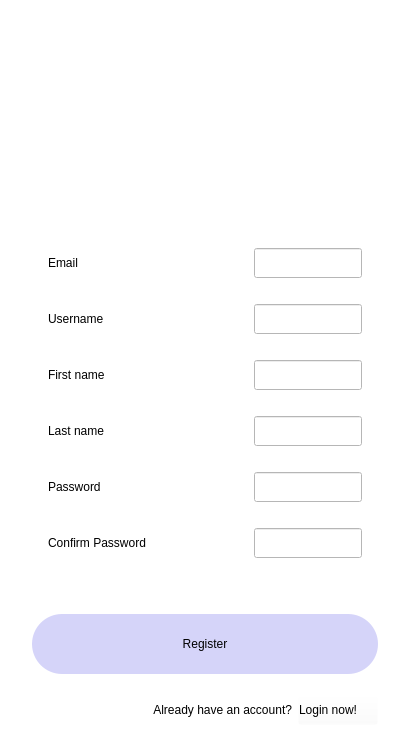
                <widget class="QFrame" name="frame_45">
                 <property name="minimumSize">
                  <size>
                   <width>0</width>
                   <height>0</height>
                  </size>
                 </property>
                 <property name="maximumSize">
                  <size>
                   <width>16777215</width>
                   <height>16777215</height>
                  </size>
                 </property>
                 <property name="styleSheet">
                  <string notr="true">background-color: rgb(255, 255, 255, 0)</string>
                 </property>
                 <property name="frameShape">
                  <enum>QFrame::StyledPanel</enum>
                 </property>
                 <property name="frameShadow">
                  <enum>QFrame::Raised</enum>
                 </property>
                 <layout class="QVBoxLayout" name="verticalLayout_14">
                  <item>
                   <widget class="QFrame" name="frame_46">
                    <property name="frameShape">
                     <enum>QFrame::StyledPanel</enum>
                    </property>
                    <property name="frameShadow">
                     <enum>QFrame::Raised</enum>
                    </property>
                    <layout class="QVBoxLayout" name="verticalLayout_17">
                     <item>
                      <widget class="QFrame" name="frame_47">
                       <property name="frameShape">
                        <enum>QFrame::StyledPanel</enum>
                       </property>
                       <property name="frameShadow">
                        <enum>QFrame::Raised</enum>
                       </property>
                       <layout class="QHBoxLayout" name="horizontalLayout_19">
                        <item>
                         <widget class="QLabel" name="label_17">
                          <property name="minimumSize">
                           <size>
                            <width>180</width>
                            <height>180</height>
                           </size>
                          </property>
                          <property name="maximumSize">
                           <size>
                            <width>180</width>
                            <height>180</height>
                           </size>
                          </property>
                          <property name="text">
                           <string/>
                          </property>
                          <property name="pixmap">
                           <pixmap>data/img/register_border.png</pixmap>
                          </property>
                         </widget>
                        </item>
                       </layout>
                      </widget>
                     </item>
                     <item>
                      <widget class="QFrame" name="frame_54">
                       <property name="minimumSize">
                        <size>
                         <width>0</width>
                         <height>0</height>
                        </size>
                       </property>
                       <property name="maximumSize">
                        <size>
                         <width>16777215</width>
                         <height>16777215</height>
                        </size>
                       </property>
                       <property name="frameShape">
                        <enum>QFrame::StyledPanel</enum>
                       </property>
                       <property name="frameShadow">
                        <enum>QFrame::Raised</enum>
                       </property>
                       <layout class="QVBoxLayout" name="verticalLayout_8">
                        <item>
                         <widget class="QFrame" name="frame_48">
                          <property name="frameShape">
                           <enum>QFrame::StyledPanel</enum>
                          </property>
                          <property name="frameShadow">
                           <enum>QFrame::Raised</enum>
                          </property>
                          <layout class="QHBoxLayout" name="horizontalLayout_26">
                           <item>
                            <widget class="QFrame" name="frame_49">
                             <property name="frameShape">
                              <enum>QFrame::StyledPanel</enum>
                             </property>
                             <property name="frameShadow">
                              <enum>QFrame::Raised</enum>
                             </property>
                            </widget>
                           </item>
                           <item>
                            <widget class="QLabel" name="label_18">
                             <property name="minimumSize">
                              <size>
                               <width>200</width>
                               <height>0</height>
                              </size>
                             </property>
                             <property name="maximumSize">
                              <size>
                               <width>200</width>
                               <height>16777215</height>
                              </size>
                             </property>
                             <property name="styleSheet">
                              <string notr="true">font: 14pt &quot;Bahnschrift SemiCondensed&quot;;</string>
                             </property>
                             <property name="text">
                              <string>Email</string>
                             </property>
                            </widget>
                           </item>
                           <item>
                            <widget class="QLineEdit" name="email_register">
                             <property name="minimumSize">
                              <size>
                               <width>0</width>
                               <height>30</height>
                              </size>
                             </property>
                             <property name="maximumSize">
                              <size>
                               <width>410</width>
                               <height>16777215</height>
                              </size>
                             </property>
                             <property name="styleSheet">
                              <string notr="true">background-color: rgba(255, 255, 255, 255);
font: 11pt &quot;Century Gothic&quot;;</string>
                             </property>
                            </widget>
                           </item>
                           <item>
                            <widget class="QFrame" name="frame_50">
                             <property name="frameShape">
                              <enum>QFrame::StyledPanel</enum>
                             </property>
                             <property name="frameShadow">
                              <enum>QFrame::Raised</enum>
                             </property>
                            </widget>
                           </item>
                          </layout>
                         </widget>
                        </item>
                        <item>
                         <widget class="QFrame" name="frame_55">
                          <property name="frameShape">
                           <enum>QFrame::StyledPanel</enum>
                          </property>
                          <property name="frameShadow">
                           <enum>QFrame::Raised</enum>
                          </property>
                          <layout class="QHBoxLayout" name="horizontalLayout_27">
                           <item>
                            <widget class="QFrame" name="frame_56">
                             <property name="frameShape">
                              <enum>QFrame::StyledPanel</enum>
                             </property>
                             <property name="frameShadow">
                              <enum>QFrame::Raised</enum>
                             </property>
                            </widget>
                           </item>
                           <item>
                            <widget class="QLabel" name="label_19">
                             <property name="minimumSize">
                              <size>
                               <width>200</width>
                               <height>0</height>
                              </size>
                             </property>
                             <property name="maximumSize">
                              <size>
                               <width>200</width>
                               <height>16777215</height>
                              </size>
                             </property>
                             <property name="styleSheet">
                              <string notr="true">font: 14pt &quot;Bahnschrift SemiCondensed&quot;;</string>
                             </property>
                             <property name="text">
                              <string>Username</string>
                             </property>
                            </widget>
                           </item>
                           <item>
                            <widget class="QLineEdit" name="username_register">
                             <property name="minimumSize">
                              <size>
                               <width>0</width>
                               <height>30</height>
                              </size>
                             </property>
                             <property name="maximumSize">
                              <size>
                               <width>410</width>
                               <height>16777215</height>
                              </size>
                             </property>
                             <property name="styleSheet">
                              <string notr="true">background-color: rgba(255, 255, 255, 255);
font: 11pt &quot;Century Gothic&quot;;</string>
                             </property>
                             <property name="echoMode">
                              <enum>QLineEdit::Normal</enum>
                             </property>
                            </widget>
                           </item>
                           <item>
                            <widget class="QFrame" name="frame_57">
                             <property name="frameShape">
                              <enum>QFrame::StyledPanel</enum>
                             </property>
                             <property name="frameShadow">
                              <enum>QFrame::Raised</enum>
                             </property>
                            </widget>
                           </item>
                          </layout>
                         </widget>
                        </item>
                        <item>
                         <widget class="QFrame" name="frame_108">
                          <property name="frameShape">
                           <enum>QFrame::StyledPanel</enum>
                          </property>
                          <property name="frameShadow">
                           <enum>QFrame::Raised</enum>
                          </property>
                          <layout class="QHBoxLayout" name="horizontalLayout_56">
                           <item>
                            <widget class="QFrame" name="frame_111">
                             <property name="frameShape">
                              <enum>QFrame::StyledPanel</enum>
                             </property>
                             <property name="frameShadow">
                              <enum>QFrame::Raised</enum>
                             </property>
                            </widget>
                           </item>
                           <item>
                            <widget class="QLabel" name="label_26">
                             <property name="minimumSize">
                              <size>
                               <width>200</width>
                               <height>0</height>
                              </size>
                             </property>
                             <property name="maximumSize">
                              <size>
                               <width>200</width>
                               <height>16777215</height>
                              </size>
                             </property>
                             <property name="styleSheet">
                              <string notr="true">font: 14pt &quot;Bahnschrift SemiCondensed&quot;;</string>
                             </property>
                             <property name="text">
                              <string>First name</string>
                             </property>
                            </widget>
                           </item>
                           <item>
                            <widget class="QLineEdit" name="firstname_register">
                             <property name="minimumSize">
                              <size>
                               <width>0</width>
                               <height>30</height>
                              </size>
                             </property>
                             <property name="maximumSize">
                              <size>
                               <width>410</width>
                               <height>16777215</height>
                              </size>
                             </property>
                             <property name="styleSheet">
                              <string notr="true">background-color: rgba(255, 255, 255, 255);
font: 11pt &quot;Century Gothic&quot;;</string>
                             </property>
                             <property name="echoMode">
                              <enum>QLineEdit::Normal</enum>
                             </property>
                            </widget>
                           </item>
                           <item>
                            <widget class="QFrame" name="frame_116">
                             <property name="frameShape">
                              <enum>QFrame::StyledPanel</enum>
                             </property>
                             <property name="frameShadow">
                              <enum>QFrame::Raised</enum>
                             </property>
                            </widget>
                           </item>
                          </layout>
                         </widget>
                        </item>
                        <item>
                         <widget class="QFrame" name="frame_117">
                          <property name="frameShape">
                           <enum>QFrame::StyledPanel</enum>
                          </property>
                          <property name="frameShadow">
                           <enum>QFrame::Raised</enum>
                          </property>
                          <layout class="QHBoxLayout" name="horizontalLayout_58">
                           <item>
                            <widget class="QFrame" name="frame_118">
                             <property name="frameShape">
                              <enum>QFrame::StyledPanel</enum>
                             </property>
                             <property name="frameShadow">
                              <enum>QFrame::Raised</enum>
                             </property>
                            </widget>
                           </item>
                           <item>
                            <widget class="QLabel" name="label_28">
                             <property name="minimumSize">
                              <size>
                               <width>200</width>
                               <height>0</height>
                              </size>
                             </property>
                             <property name="maximumSize">
                              <size>
                               <width>200</width>
                               <height>16777215</height>
                              </size>
                             </property>
                             <property name="styleSheet">
                              <string notr="true">font: 14pt &quot;Bahnschrift SemiCondensed&quot;;</string>
                             </property>
                             <property name="text">
                              <string>Last name</string>
                             </property>
                            </widget>
                           </item>
                           <item>
                            <widget class="QLineEdit" name="lastname_register">
                             <property name="minimumSize">
                              <size>
                               <width>0</width>
                               <height>30</height>
                              </size>
                             </property>
                             <property name="maximumSize">
                              <size>
                               <width>410</width>
                               <height>16777215</height>
                              </size>
                             </property>
                             <property name="styleSheet">
                              <string notr="true">background-color: rgba(255, 255, 255, 255);
font: 11pt &quot;Century Gothic&quot;;</string>
                             </property>
                             <property name="echoMode">
                              <enum>QLineEdit::Normal</enum>
                             </property>
                            </widget>
                           </item>
                           <item>
                            <widget class="QFrame" name="frame_126">
                             <property name="frameShape">
                              <enum>QFrame::StyledPanel</enum>
                             </property>
                             <property name="frameShadow">
                              <enum>QFrame::Raised</enum>
                             </property>
                            </widget>
                           </item>
                          </layout>
                         </widget>
                        </item>
                        <item>
                         <widget class="QFrame" name="frame_99">
                          <property name="frameShape">
                           <enum>QFrame::StyledPanel</enum>
                          </property>
                          <property name="frameShadow">
                           <enum>QFrame::Raised</enum>
                          </property>
                          <layout class="QHBoxLayout" name="horizontalLayout_49">
                           <item>
                            <widget class="QFrame" name="frame_65">
                             <property name="frameShape">
                              <enum>QFrame::StyledPanel</enum>
                             </property>
                             <property name="frameShadow">
                              <enum>QFrame::Raised</enum>
                             </property>
                            </widget>
                           </item>
                           <item>
                            <widget class="QLabel" name="label_25">
                             <property name="minimumSize">
                              <size>
                               <width>200</width>
                               <height>0</height>
                              </size>
                             </property>
                             <property name="maximumSize">
                              <size>
                               <width>200</width>
                               <height>16777215</height>
                              </size>
                             </property>
                             <property name="styleSheet">
                              <string notr="true">font: 14pt &quot;Bahnschrift SemiCondensed&quot;;</string>
                             </property>
                             <property name="text">
                              <string>Password</string>
                             </property>
                            </widget>
                           </item>
                           <item>
                            <widget class="QLineEdit" name="password_register">
                             <property name="minimumSize">
                              <size>
                               <width>0</width>
                               <height>30</height>
                              </size>
                             </property>
                             <property name="maximumSize">
                              <size>
                               <width>410</width>
                               <height>16777215</height>
                              </size>
                             </property>
                             <property name="styleSheet">
                              <string notr="true">background-color: rgba(255, 255, 255, 255);
font: 11pt &quot;Century Gothic&quot;;</string>
                             </property>
                             <property name="echoMode">
                              <enum>QLineEdit::Password</enum>
                             </property>
                            </widget>
                           </item>
                           <item>
                            <widget class="QFrame" name="frame_109">
                             <property name="frameShape">
                              <enum>QFrame::StyledPanel</enum>
                             </property>
                             <property name="frameShadow">
                              <enum>QFrame::Raised</enum>
                             </property>
                            </widget>
                           </item>
                          </layout>
                         </widget>
                        </item>
                        <item>
                         <widget class="QFrame" name="frame_58">
                          <property name="frameShape">
                           <enum>QFrame::StyledPanel</enum>
                          </property>
                          <property name="frameShadow">
                           <enum>QFrame::Raised</enum>
                          </property>
                          <layout class="QHBoxLayout" name="horizontalLayout_30">
                           <item>
                            <widget class="QFrame" name="frame_63">
                             <property name="frameShape">
                              <enum>QFrame::StyledPanel</enum>
                             </property>
                             <property name="frameShadow">
                              <enum>QFrame::Raised</enum>
                             </property>
                            </widget>
                           </item>
                           <item>
                            <widget class="QLabel" name="label_22">
                             <property name="minimumSize">
                              <size>
                               <width>200</width>
                               <height>0</height>
                              </size>
                             </property>
                             <property name="maximumSize">
                              <size>
                               <width>200</width>
                               <height>16777215</height>
                              </size>
                             </property>
                             <property name="styleSheet">
                              <string notr="true">font: 14pt &quot;Bahnschrift SemiCondensed&quot;;</string>
                             </property>
                             <property name="text">
                              <string>Confirm Password</string>
                             </property>
                            </widget>
                           </item>
                           <item>
                            <widget class="QLineEdit" name="confirmpassword_register">
                             <property name="minimumSize">
                              <size>
                               <width>0</width>
                               <height>30</height>
                              </size>
                             </property>
                             <property name="maximumSize">
                              <size>
                               <width>410</width>
                               <height>16777215</height>
                              </size>
                             </property>
                             <property name="styleSheet">
                              <string notr="true">background-color: rgba(255, 255, 255, 255);
font: 11pt &quot;Century Gothic&quot;;</string>
                             </property>
                             <property name="echoMode">
                              <enum>QLineEdit::Password</enum>
                             </property>
                            </widget>
                           </item>
                           <item>
                            <widget class="QFrame" name="frame_64">
                             <property name="frameShape">
                              <enum>QFrame::StyledPanel</enum>
                             </property>
                             <property name="frameShadow">
                              <enum>QFrame::Raised</enum>
                             </property>
                            </widget>
                           </item>
                          </layout>
                         </widget>
                        </item>
                       </layout>
                      </widget>
                     </item>
                    </layout>
                   </widget>
                  </item>
                  <item>
                   <widget class="QFrame" name="frame_59">
                    <property name="maximumSize">
                     <size>
                      <width>16777215</width>
                      <height>140</height>
                     </size>
                    </property>
                    <property name="frameShape">
                     <enum>QFrame::StyledPanel</enum>
                    </property>
                    <property name="frameShadow">
                     <enum>QFrame::Raised</enum>
                    </property>
                    <layout class="QVBoxLayout" name="verticalLayout_15">
                     <item>
                      <widget class="QFrame" name="frame_60">
                       <property name="frameShape">
                        <enum>QFrame::StyledPanel</enum>
                       </property>
                       <property name="frameShadow">
                        <enum>QFrame::Raised</enum>
                       </property>
                       <layout class="QHBoxLayout" name="horizontalLayout_28">
                        <item>
                         <widget class="QPushButton" name="registerbutton_register">
                          <property name="minimumSize">
                           <size>
                            <width>60</width>
                            <height>60</height>
                           </size>
                          </property>
                          <property name="maximumSize">
                           <size>
                            <width>351</width>
                            <height>16777215</height>
                           </size>
                          </property>
                          <property name="styleSheet">
                           <string notr="true">QPushButton {	
	border-radius: 30px;
	background-color: rgba(102, 97, 234, 70);
	color: rgb(0,0,0);
	font: 18pt &quot;Bahnschrift SemiCondensed&quot;;
}
QPushButton:hover {	
	background-color: rgba(72, 67, 181, 80);
	color: rgb(255,255,255);
	font: 18pt &quot;Bahnschrift SemiCondensed&quot;;
}
QPushButton:pressed {	
	background-color: rgba(72, 67, 181, 130);
	color: rgb(240,240,240);
	font: 18pt &quot;Bahnschrift SemiCondensed&quot;;
}</string>
                          </property>
                          <property name="text">
                           <string>Register</string>
                          </property>
                          <property name="icon">
                           <iconset>
                            <normaloff>../../../Gonpachiro/images/icons/home icon.png</normaloff>../../../Gonpachiro/images/icons/home icon.png</iconset>
                          </property>
                          <property name="iconSize">
                           <size>
                            <width>40</width>
                            <height>40</height>
                           </size>
                          </property>
                         </widget>
                        </item>
                       </layout>
                      </widget>
                     </item>
                     <item>
                      <widget class="QFrame" name="frame_61">
                       <property name="minimumSize">
                        <size>
                         <width>0</width>
                         <height>40</height>
                        </size>
                       </property>
                       <property name="maximumSize">
                        <size>
                         <width>16777215</width>
                         <height>38</height>
                        </size>
                       </property>
                       <property name="frameShape">
                        <enum>QFrame::StyledPanel</enum>
                       </property>
                       <property name="frameShadow">
                        <enum>QFrame::Raised</enum>
                       </property>
                       <layout class="QHBoxLayout" name="horizontalLayout_29">
                        <item>
                         <widget class="QFrame" name="frame_62">
                          <property name="maximumSize">
                           <size>
                            <width>120</width>
                            <height>16777215</height>
                           </size>
                          </property>
                          <property name="frameShape">
                           <enum>QFrame::StyledPanel</enum>
                          </property>
                          <property name="frameShadow">
                           <enum>QFrame::Raised</enum>
                          </property>
                         </widget>
                        </item>
                        <item>
                         <widget class="QLabel" name="label_20">
                          <property name="minimumSize">
                           <size>
                            <width>220</width>
                            <height>30</height>
                           </size>
                          </property>
                          <property name="maximumSize">
                           <size>
                            <width>16777215</width>
                            <height>20</height>
                           </size>
                          </property>
                          <property name="styleSheet">
                           <string notr="true">font: 11pt &quot;Century Gothic&quot;;</string>
                          </property>
                          <property name="text">
                           <string>Already have an account?</string>
                          </property>
                          <property name="alignment">
                           <set>Qt::AlignRight|Qt::AlignTrailing|Qt::AlignVCenter</set>
                          </property>
                         </widget>
                        </item>
                        <item>
                         <widget class="QPushButton" name="loginbutton_register">
                          <property name="minimumSize">
                           <size>
                            <width>0</width>
                            <height>30</height>
                           </size>
                          </property>
                          <property name="maximumSize">
                           <size>
                            <width>16777215</width>
                            <height>16777215</height>
                           </size>
                          </property>
                          <property name="cursor">
                           <cursorShape>PointingHandCursor</cursorShape>
                          </property>
                          <property name="styleSheet">
                           <string notr="true">font: 12pt &quot;Bahnschrift SemiCondensed&quot;;
text-align: left;</string>
                          </property>
                          <property name="text">
                           <string>Login now!</string>
                          </property>
                         </widget>
                        </item>
                       </layout>
                      </widget>
                     </item>
                    </layout>
                   </widget>
                  </item>
                  <item>
                   <widget class="QFrame" name="frame_110">
                    <property name="frameShape">
                     <enum>QFrame::StyledPanel</enum>
                    </property>
                    <property name="frameShadow">
                     <enum>QFrame::Raised</enum>
                    </property>
                   </widget>
                  </item>
                 </layout>
                </widget>
